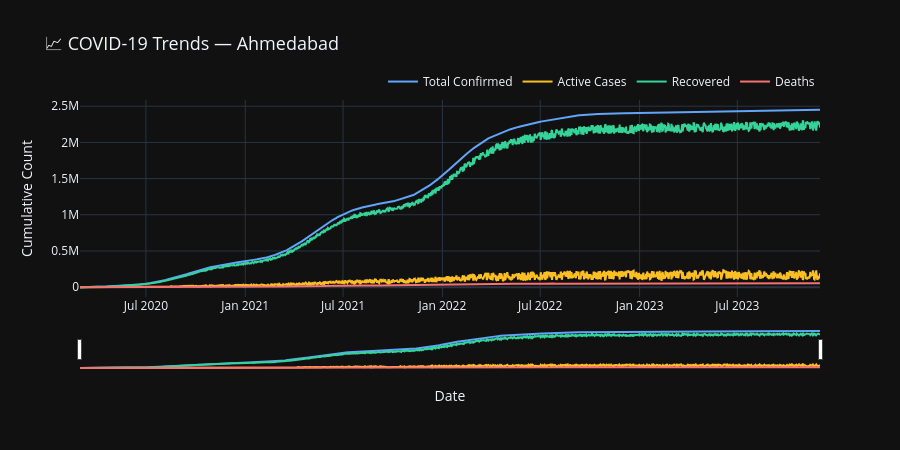
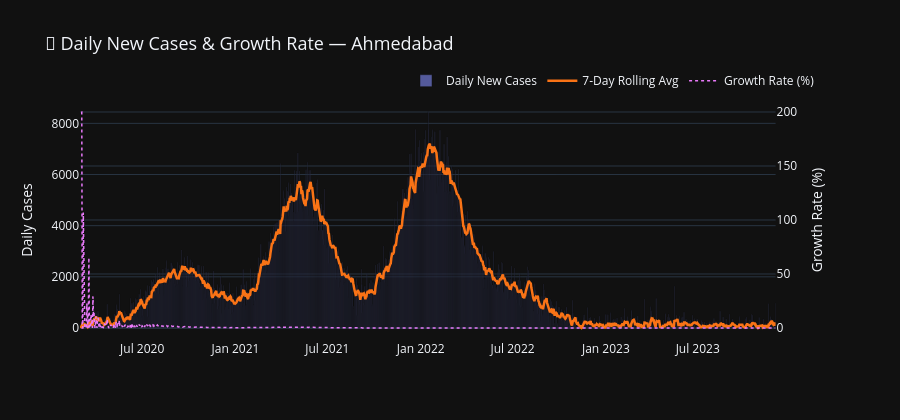
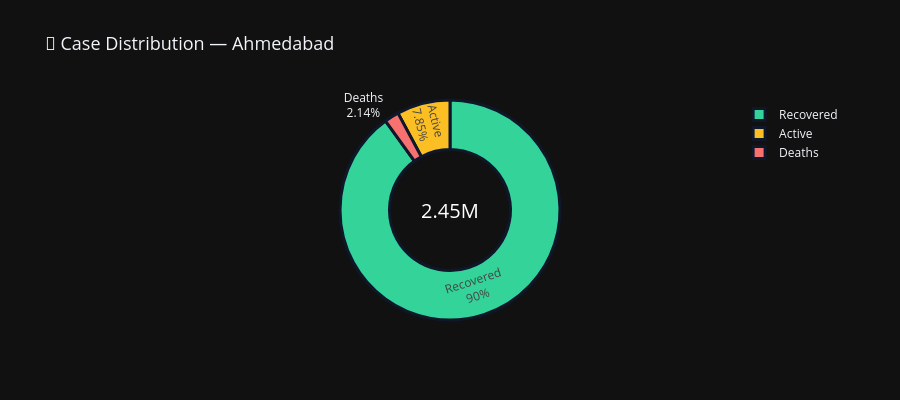
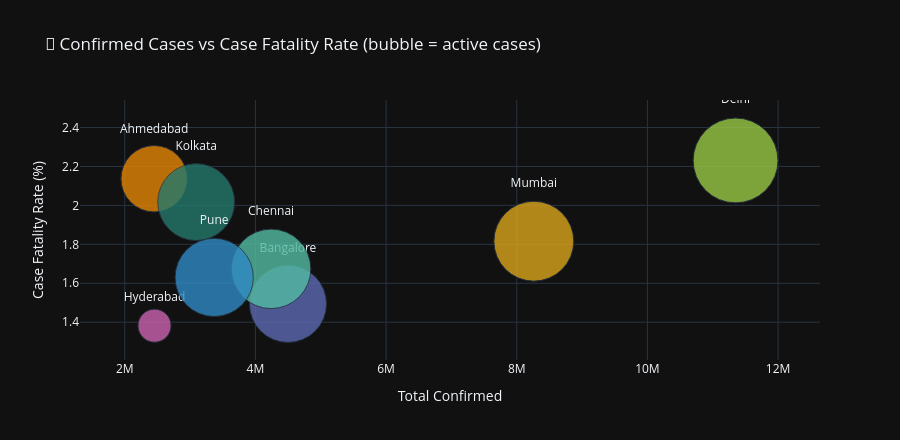

Here is the notebook cell these charts were saved with, in order:
### Markdown cell above
---
## 🎛️ 6. Single-City Interactive Dashboard

### Code cell
# ── Widget definitions ───────────────────────────────────────────────────────
style  = {'description_width': '100px'}
layout = widgets.Layout(width='320px')

w_city = widgets.Dropdown(
    options=CITIES, value=CITIES[0],
    description='🏙️ City:', style=style, layout=layout
)

all_dates  = pd.date_range(DATE_MIN, DATE_MAX, freq='MS')  # monthly
date_opts  = [(d.strftime('%b %Y'), d) for d in all_dates]

w_start = widgets.SelectionSlider(
    options=date_opts, value=date_opts[0][1],
    description='📅 Start:', style=style,
    layout=widgets.Layout(width='560px'),
    continuous_update=False
)
w_end = widgets.SelectionSlider(
    options=date_opts, value=date_opts[-1][1],
    description='📅 End:', style=style,
    layout=widgets.Layout(width='560px'),
    continuous_update=False
)

w_metric = widgets.ToggleButtons(
    options=['confirmed', 'active', 'recovered', 'deaths'],
    description='📊 Metric:', style=style,
    button_style='info',
    tooltips=['Total confirmed', 'Active cases', 'Recovered', 'Deaths']
)

btn_update = widgets.Button(
    description='🔄 Update Dashboard',
    button_style='success',
    layout=widgets.Layout(width='200px', height='38px')
)

out_single = widgets.Output()


# ── Dashboard render function ────────────────────────────────────────────────
def render_single_dashboard(_=None):
    """Render all single-city visualizations inside out_single."""
    city  = w_city.value
    start = pd.Timestamp(w_start.value)
    end   = pd.Timestamp(w_end.value)

    if start >= end:
        with out_single:
            clear_output()
            display(HTML('<p style="color:#f87171">⚠️ Start date must be before end date.</p>'))
        return

    sub = filter_data(DF, city, start, end)
    if sub.empty:
        with out_single:
            clear_output()
            display(HTML('<p style="color:#f87171">⚠️ No data for the selected range.</p>'))
        return

    kpis = latest_kpis(sub)

    with out_single:
        clear_output(wait=True)

        display(HTML(f'<div class="dash-section">📍 City: {city} &nbsp;|&nbsp; '
                     f'{start.strftime("%d %b %Y")} → {end.strftime("%d %b %Y")}</div>'))

        # KPI cards
        render_kpi_cards(kpis)

        # Line chart
        display(HTML('<div class="dash-section">📈 Case Trends Over Time</div>'))
        plot_line_chart(sub, city).show()

        # Daily + growth
        display(HTML('<div class="dash-section">📅 Daily New Cases & Growth Rate</div>'))
        plot_daily_cases(sub, city).show()

        # Side-by-side: pie + scatter
        display(HTML('<div class="dash-section">🥧 Distribution &nbsp;&nbsp;|&nbsp;&nbsp; 🔵 Scatter Analysis</div>'))
        plot_pie(sub, city).show()
        plot_scatter(DF, end).show()

        # Matplotlib charts
        display(HTML('<div class="dash-section">📆 Monthly Trend (Matplotlib)</div>'))
        plot_monthly_bar(sub, city)

        # Seaborn heatmap
        display(HTML('<div class="dash-section">🔥 Correlation Heatmap (Seaborn)</div>'))
        plot_corr_heatmap(sub, city)


# Wire up events
btn_update.on_click(render_single_dashboard)
w_city.observe(render_single_dashboard, names='value')

# Layout
controls = widgets.VBox([
    widgets.HTML('<div class="dash-section">⚙️ Single-City Controls</div>'),
    widgets.HBox([w_city, w_metric]),
    w_start,
    w_end,
    btn_update,
], layout=widgets.Layout(padding='12px', border='1px solid #334155',
                          background_color='#1e293b', border_radius='10px'))

display(controls, out_single)
render_single_dashboard()   # initial render

### Figure 1 — Plotly figure (JSON) as saved in the notebook; plotly's stock layout.template omitted (floating-point values rounded to 4 significant figures; data arrays with more than 128 entries replaced by an {"elided": "..."} marker saying what was removed)
{"data": [{"hovertemplate": "<b>Total Confirmed</b>: %{y:,.0f}<br>Date: %{x|%d %b %Y}<extra></extra>", "line": {"color": "#60a5fa", "width": 2}, "name": "Total Confirmed", "type": "scatter", "x": {"elided": "1371 str values"}, "y": {"elided": "1371 int values"}}, {"hovertemplate": "<b>Active Cases</b>: %{y:,.0f}<br>Date: %{x|%d %b %Y}<extra></extra>", "line": {"color": "#fbbf24", "width": 2}, "name": "Active Cases", "type": "scatter", "x": {"elided": "1371 str values"}, "y": {"elided": "1371 float values"}}, {"hovertemplate": "<b>Recovered</b>: %{y:,.0f}<br>Date: %{x|%d %b %Y}<extra></extra>", "line": {"color": "#34d399", "width": 2}, "name": "Recovered", "type": "scatter", "x": {"elided": "1371 str values"}, "y": {"elided": "1371 float values"}}, {"hovertemplate": "<b>Deaths</b>: %{y:,.0f}<br>Date: %{x|%d %b %Y}<extra></extra>", "line": {"color": "#f87171", "width": 2}, "name": "Deaths", "type": "scatter", "x": {"elided": "1371 str values"}, "y": {"elided": "1371 float values"}}], "layout": {"height": 450, "hovermode": "x unified", "legend": {"orientation": "h", "x": 1, "xanchor": "right", "y": 1.02, "yanchor": "bottom"}, "title": {"font": {"size": 18}, "text": "📈 COVID-19 Trends — Ahmedabad"}, "xaxis": {"rangeslider": {"visible": true}, "title": {"text": "Date"}, "type": "date"}, "yaxis": {"title": {"text": "Cumulative Count"}}}}

### Figure 2 — Plotly figure (JSON) as saved in the notebook; plotly's stock layout.template omitted (floating-point values rounded to 4 significant figures; data arrays with more than 128 entries replaced by an {"elided": "..."} marker saying what was removed)
{"data": [{"hovertemplate": "Daily New: %{y:,.0f}<extra></extra>", "marker": {"color": "#818cf8"}, "name": "Daily New Cases", "opacity": 0.6, "type": "bar", "x": {"elided": "1371 str values"}, "xaxis": "x", "y": {"elided": "1371 float values"}, "yaxis": "y"}, {"hovertemplate": "7D Avg: %{y:,.0f}<extra></extra>", "line": {"color": "#f97316", "width": 2.5}, "name": "7-Day Rolling Avg", "type": "scatter", "x": {"elided": "1371 str values"}, "xaxis": "x", "y": {"elided": "1371 float values"}, "yaxis": "y"}, {"hovertemplate": "Growth Rate: %{y:.2f}%<extra></extra>", "line": {"color": "#e879f9", "dash": "dot", "width": 1.5}, "name": "Growth Rate (%)", "type": "scatter", "x": {"elided": "1371 str values"}, "xaxis": "x", "y": {"elided": "1371 float values"}, "yaxis": "y2"}], "layout": {"height": 420, "hovermode": "x unified", "legend": {"orientation": "h", "x": 1, "xanchor": "right", "y": 1.02, "yanchor": "bottom"}, "title": {"font": {"size": 18}, "text": "📅 Daily New Cases & Growth Rate — Ahmedabad"}, "xaxis": {"anchor": "y", "domain": [0, 0.94]}, "yaxis": {"anchor": "x", "domain": [0, 1], "title": {"text": "Daily Cases"}}, "yaxis2": {"anchor": "x", "overlaying": "y", "side": "right", "title": {"text": "Growth Rate (%)"}}}}

### Figure 3 — Plotly figure (JSON) as saved in the notebook; plotly's stock layout.template omitted (floating-point values rounded to 4 significant figures)
{"data": [{"hole": 0.55, "hovertemplate": "<b>%{label}</b><br>Count: %{value:,.0f}<br>Share: %{percent}<extra></extra>", "labels": ["Active", "Recovered", "Deaths"], "marker": {"colors": ["#fbbf24", "#34d399", "#f87171"], "line": {"color": "#0f172a", "width": 3}}, "textinfo": "label+percent", "type": "pie", "values": [192260, 2205435, 52366]}], "layout": {"annotations": [{"font": {"color": "white", "size": 20}, "showarrow": false, "text": "2.45M", "x": 0.5, "y": 0.5}], "height": 400, "showlegend": true, "title": {"font": {"size": 18}, "text": "🥧 Case Distribution — Ahmedabad"}}}

### Figure 4 — Plotly figure (JSON) as saved in the notebook; plotly's stock layout.template omitted (floating-point values rounded to 4 significant figures)
{"data": [{"hovertemplate": "<b>%{hovertext}</b><br><br>city=%{text}<br>Total Confirmed=%{x}<br>Case Fatality Rate (%)=%{y}<br>active=%{marker.size}<extra></extra>", "hovertext": ["Ahmedabad"], "legendgroup": "Ahmedabad", "marker": {"color": "rgb(229, 134, 6)", "line": {"width": 1}, "opacity": 0.8, "size": [192300.0], "sizemode": "area", "sizeref": 87.09, "symbol": "circle"}, "mode": "markers+text", "name": "Ahmedabad", "orientation": "v", "showlegend": true, "text": ["Ahmedabad"], "textposition": "top center", "type": "scatter", "x": [2450061], "xaxis": "x", "y": [2.137], "yaxis": "y"}, {"hovertemplate": "<b>%{hovertext}</b><br><br>city=%{text}<br>Total Confirmed=%{x}<br>Case Fatality Rate (%)=%{y}<br>active=%{marker.size}<extra></extra>", "hovertext": ["Bangalore"], "legendgroup": "Bangalore", "marker": {"color": "rgb(93, 105, 177)", "line": {"width": 1}, "opacity": 0.8, "size": [259000.0], "sizemode": "area", "sizeref": 87.09, "symbol": "circle"}, "mode": "markers+text", "name": "Bangalore", "orientation": "v", "showlegend": true, "text": ["Bangalore"], "textposition": "top center", "type": "scatter", "x": [4498641], "xaxis": "x", "y": [1.494], "yaxis": "y"}, {"hovertemplate": "<b>%{hovertext}</b><br><br>city=%{text}<br>Total Confirmed=%{x}<br>Case Fatality Rate (%)=%{y}<br>active=%{marker.size}<extra></extra>", "hovertext": ["Chennai"], "legendgroup": "Chennai", "marker": {"color": "rgb(82, 188, 163)", "line": {"width": 1}, "opacity": 0.8, "size": [275400.0], "sizemode": "area", "sizeref": 87.09, "symbol": "circle"}, "mode": "markers+text", "name": "Chennai", "orientation": "v", "showlegend": true, "text": ["Chennai"], "textposition": "top center", "type": "scatter", "x": [4240238], "xaxis": "x", "y": [1.674], "yaxis": "y"}, {"hovertemplate": "<b>%{hovertext}</b><br><br>city=%{text}<br>Total Confirmed=%{x}<br>Case Fatality Rate (%)=%{y}<br>active=%{marker.size}<extra></extra>", "hovertext": ["Delhi"], "legendgroup": "Delhi", "marker": {"color": "rgb(153, 201, 69)", "line": {"width": 1}, "opacity": 0.8, "size": [313500.0], "sizemode": "area", "sizeref": 87.09, "symbol": "circle"}, "mode": "markers+text", "name": "Delhi", "orientation": "v", "showlegend": true, "text": ["Delhi"], "textposition": "top center", "type": "scatter", "x": [11349171], "xaxis": "x", "y": [2.231], "yaxis": "y"}, {"hovertemplate": "<b>%{hovertext}</b><br><br>city=%{text}<br>Total Confirmed=%{x}<br>Case Fatality Rate (%)=%{y}<br>active=%{marker.size}<extra></extra>", "hovertext": ["Hyderabad"], "legendgroup": "Hyderabad", "marker": {"color": "rgb(204, 97, 176)", "line": {"width": 1}, "opacity": 0.8, "size": [47680.0], "sizemode": "area", "sizeref": 87.09, "symbol": "circle"}, "mode": "markers+text", "name": "Hyderabad", "orientation": "v", "showlegend": true, "text": ["Hyderabad"], "textposition": "top center", "type": "scatter", "x": [2455764], "xaxis": "x", "y": [1.382], "yaxis": "y"}, {"hovertemplate": "<b>%{hovertext}</b><br><br>city=%{text}<br>Total Confirmed=%{x}<br>Case Fatality Rate (%)=%{y}<br>active=%{marker.size}<extra></extra>", "hovertext": ["Kolkata"], "legendgroup": "Kolkata", "marker": {"color": "rgb(36, 121, 108)", "line": {"width": 1}, "opacity": 0.8, "size": [257800.0], "sizemode": "area", "sizeref": 87.09, "symbol": "circle"}, "mode": "markers+text", "name": "Kolkata", "orientation": "v", "showlegend": true, "text": ["Kolkata"], "textposition": "top center", "type": "scatter", "x": [3093715], "xaxis": "x", "y": [2.017], "yaxis": "y"}, {"hovertemplate": "<b>%{hovertext}</b><br><br>city=%{text}<br>Total Confirmed=%{x}<br>Case Fatality Rate (%)=%{y}<br>active=%{marker.size}<extra></extra>", "hovertext": ["Mumbai"], "legendgroup": "Mumbai", "marker": {"color": "rgb(218, 165, 27)", "line": {"width": 1}, "opacity": 0.8, "size": [278000.0], "sizemode": "area", "sizeref": 87.09, "symbol": "circle"}, "mode": "markers+text", "name": "Mumbai", "orientation": "v", "showlegend": true, "text": ["Mumbai"], "textposition": "top center", "type": "scatter", "x": [8261320], "xaxis": "x", "y": [1.816], "yaxis": "y"}, {"hovertemplate": "<b>%{hovertext}</b><br><br>city=%{text}<br>Total Confirmed=%{x}<br>Case Fatality Rate (%)=%{y}<br>active=%{marker.size}<extra></extra>", "hovertext": ["Pune"], "legendgroup": "Pune", "marker": {"color": "rgb(47, 138, 196)", "line": {"width": 1}, "opacity": 0.8, "size": [266800.0], "sizemode": "area", "sizeref": 87.09, "symbol": "circle"}, "mode": "markers+text", "name": "Pune", "orientation": "v", "showlegend": true, "text": ["Pune"], "textposition": "top center", "type": "scatter", "x": [3369138], "xaxis": "x", "y": [1.63], "yaxis": "y"}], "layout": {"height": 440, "legend": {"itemsizing": "constant", "title": {"text": "city"}, "tracegroupgap": 0}, "showlegend": false, "title": {"text": "🔵 Confirmed Cases vs Case Fatality Rate (bubble = active cases)"}, "xaxis": {"anchor": "y", "domain": [0, 1], "title": {"text": "Total Confirmed"}}, "yaxis": {"anchor": "x", "domain": [0, 1], "title": {"text": "Case Fatality Rate (%)"}}}}
